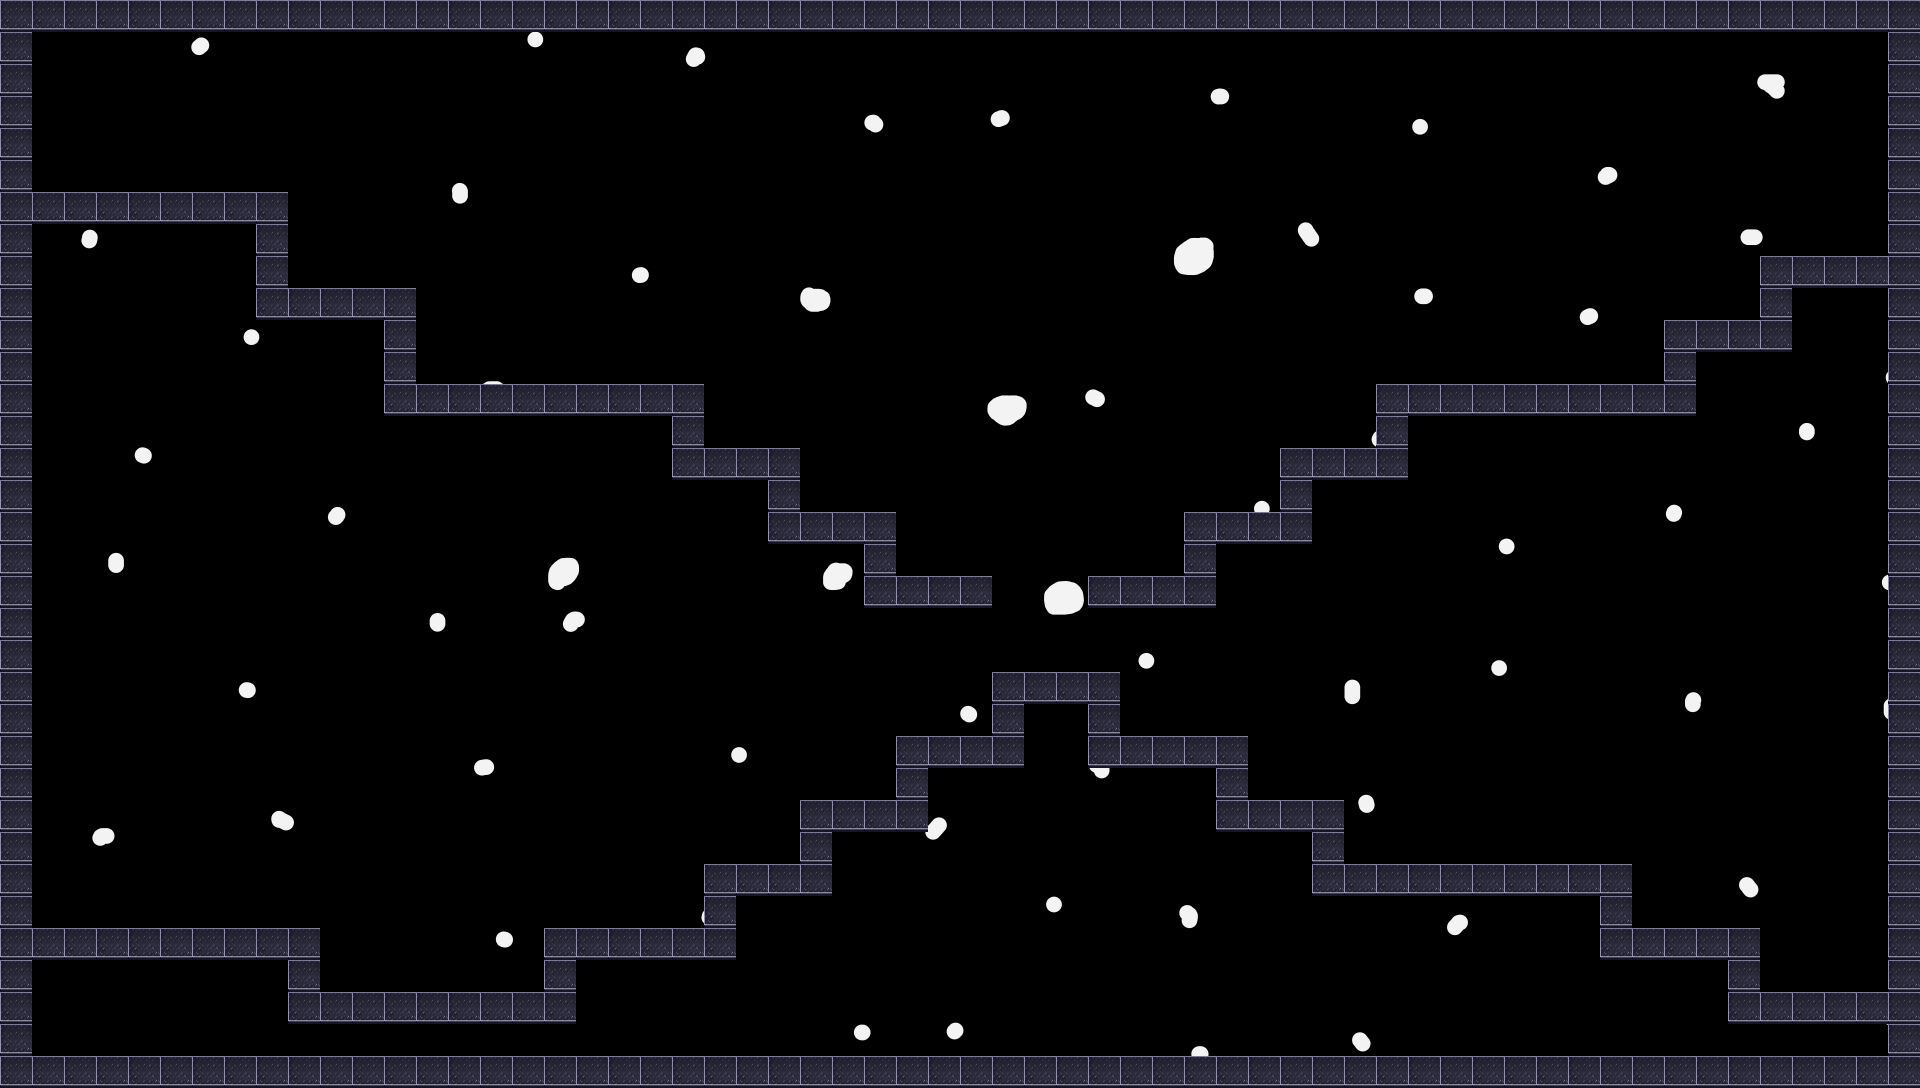

A level layout from a 2D game, rendered from its tile map. Below: a short description, then the map file with tile-grid data replaced by summaries:
An orthogonal 60x34 tile map with 32x32 px tiles, 2 tile layers (Background, Foreground), 1 image layer and 65 objects (4x CoinEntity, 4x Enemy, 4x me.Trigger, 3x Heart, mainPlayer).

<map version="1.9" tiledversion="1.9.2" orientation="orthogonal" renderorder="right-down" width="60" height="34" tilewidth="32" tileheight="32" infinite="0" nextlayerid="9" nextobjectid="99">
 <tileset firstgid="1" source="retrowave.tsx" />
 <imagelayer id="2" name="Parallax">
  <image source="../img/space background.png" width="1920" height="1088" />
  <properties>
   <property name="ratio" type="float" value="0.25" />
  </properties>
 </imagelayer>
 <layer id="4" name="Background" width="60" height="34">
  <data>[2040 cells, 0 non-empty, 0 distinct tile ids]</data>
 </layer>
 <layer id="1" name="Foreground" width="60" height="34">
  <data>[2040 cells, 341 non-empty, 1 distinct tile ids]</data>
 </layer>
 <objectgroup id="6" name="Player">
  <object id="78" name="mainPlayer" x="75.3093" y="868.747" width="59.1716" height="51.1027">
   <properties>
    <property name="frameheight" type="int" value="28" />
    <property name="framewidth" type="int" value="29" />
    <property name="image" value="astronaut_red" />
   </properties>
  </object>
 </objectgroup>
 <objectgroup id="7" name="CoinEntity">
  <object id="80" name="CoinEntity" x="599.785" y="825.713" width="70" height="70">
   <properties>
    <property name="frameheight" type="int" value="70" />
    <property name="framewidth" type="int" value="70" />
    <property name="image" value="coin" />
   </properties>
  </object>
  <object id="82" name="CoinEntity" x="1780.53" y="882.195" width="70" height="70">
   <properties>
    <property name="frameheight" type="int" value="70" />
    <property name="framewidth" type="int" value="70" />
    <property name="image" value="coin" />
   </properties>
  </object>
  <object id="83" name="CoinEntity" x="1777.84" y="155.998" width="70" height="70">
   <properties>
    <property name="frameheight" value="70" />
    <property name="framewidth" value="70" />
    <property name="image" value="coin" />
   </properties>
  </object>
  <object id="84" name="CoinEntity" x="317.375" y="196.342" width="70" height="70">
   <properties>
    <property name="frameheight" type="int" value="70" />
    <property name="framewidth" type="int" value="70" />
    <property name="image" value="coin" />
   </properties>
  </object>
 </objectgroup>
 <objectgroup id="8" name="HealthEntity">
  <object id="96" name="Heart" x="1685.42" y="251.829" width="50" height="50">
   <properties>
    <property name="frameheight" type="int" value="50" />
    <property name="framewidth" type="int" value="50" />
    <property name="image" value="lifeicon" />
   </properties>
  </object>
  <object id="97" name="Heart" x="1664.32" y="844.119" width="50" height="50">
   <properties>
    <property name="frameheight" type="int" value="50" />
    <property name="framewidth" type="int" value="50" />
    <property name="image" value="lifeicon" />
   </properties>
  </object>
  <object id="98" name="Heart" x="811.761" y="720.315" width="50" height="50">
   <properties>
    <property name="frameheight" type="int" value="50" />
    <property name="framewidth" type="int" value="50" />
    <property name="image" value="lifeicon" />
   </properties>
  </object>
 </objectgroup>
 <objectgroup id="5" name="Enemies">
  <object id="74" name="Enemy" x="427.649" y="295.858" width="252.824" height="75.3093">
   <properties>
    <property name="image" value="xeon" />
   </properties>
  </object>
  <object id="75" name="Enemy" x="330.823" y="925.229" width="204.411" height="59.1716">
   <properties>
    <property name="image" value="xeon" />
   </properties>
  </object>
  <object id="76" name="Enemy" x="1358.26" y="798.817" width="258.203" height="56.482">
   <properties>
    <property name="image" value="xeon" />
   </properties>
  </object>
  <object id="77" name="Enemy" x="1385.15" y="325.444" width="260.893" height="48.4131">
   <properties>
    <property name="image" value="xeon" />
   </properties>
  </object>
 </objectgroup>
 <objectgroup id="3" name="collisionLayer">
  <object id="1" x="2.68962" y="2.68962" width="26.8962" height="1083.92" />
  <object id="2" x="34.965" y="927.918" width="282.41" height="32.2754" />
  <object id="5" x="290.479" y="957.504" width="26.8962" height="32.2754" />
  <object id="6" x="293.168" y="992.469" width="252.824" height="26.8962" />
  <object id="7" x="545.992" y="930.608" width="29.5858" height="86.0678" />
  <object id="8" x="548.682" y="930.608" width="182.894" height="26.8962" />
  <object id="10" x="704.68" y="868.747" width="29.5858" height="86.0678" />
  <object id="12" x="707.37" y="860.678" width="123.722" height="29.5858" />
  <object id="14" x="804.196" y="804.196" width="26.8962" height="83.3782" />
  <object id="15" x="801.506" y="798.817" width="123.722" height="32.2754" />
  <object id="17" x="895.643" y="739.645" width="26.8962" height="86.0678" />
  <object id="20" x="898.332" y="736.955" width="121.033" height="26.8962" />
  <object id="24" x="995.159" y="675.094" width="24.2066" height="86.0678" />
  <object id="26" x="995.159" y="675.094" width="118.343" height="21.5169" />
  <object id="27" x="1094.67" y="677.784" width="21.5169" height="86.0678" />
  <object id="28" x="1091.98" y="736.955" width="153.308" height="26.8962" />
  <object id="29" x="1218.4" y="745.024" width="26.8962" height="77.9989" />
  <object id="30" x="1218.4" y="801.506" width="118.343" height="26.8962" />
  <object id="33" x="1315.22" y="804.196" width="29.5858" height="88.7574" />
  <object id="34" x="1317.91" y="866.057" width="311.996" height="29.5858" />
  <object id="35" x="1605.7" y="866.057" width="26.8962" height="88.7574" />
  <object id="36" x="1600.32" y="925.229" width="158.687" height="34.965" />
  <object id="38" x="1732.11" y="927.918" width="29.5858" height="91.447" />
  <object id="39" x="1726.73" y="992.469" width="190.963" height="29.5858" />
  <object id="42" x="1888.11" y="0" width="32.2754" height="1086.61" />
  <object id="43" x="2.68962" y="1054.33" width="1920.39" height="32.2754" />
  <object id="44" x="0" y="-2.68962" width="1915.01" height="32.2754" />
  <object id="46" x="2.68962" y="190.963" width="279.72" height="32.2754" />
  <object id="48" x="255.514" y="196.342" width="29.5858" height="121.033" />
  <object id="49" x="258.203" y="287.789" width="150.619" height="32.2754" />
  <object id="50" x="387.305" y="293.168" width="26.8962" height="118.343" />
  <object id="52" x="381.926" y="381.926" width="320.065" height="29.5858" />
  <object id="53" x="675.094" y="384.615" width="24.2066" height="88.7574" />
  <object id="54" x="675.094" y="443.787" width="123.722" height="32.2754" />
  <object id="55" x="769.231" y="443.787" width="32.2754" height="96.8263" />
  <object id="56" x="766.541" y="508.338" width="126.412" height="29.5858" />
  <object id="58" x="860.678" y="511.027" width="32.2754" height="91.447" />
  <object id="60" x="866.057" y="575.578" width="123.722" height="26.8962" />
  <object id="61" x="1091.98" y="578.268" width="121.033" height="24.2066" />
  <object id="62" x="1186.12" y="516.407" width="29.5858" height="86.0678" />
  <object id="63" x="1186.12" y="513.717" width="126.412" height="26.8962" />
  <object id="65" x="1280.26" y="449.166" width="32.2754" height="91.447" />
  <object id="66" x="1280.26" y="449.166" width="126.412" height="26.8962" />
  <object id="67" x="1379.77" y="387.305" width="26.8962" height="88.7574" />
  <object id="68" x="1377.08" y="384.615" width="314.685" height="26.8962" />
  <object id="70" x="1667.56" y="325.444" width="24.2066" height="86.0678" />
  <object id="71" x="1662.18" y="317.375" width="126.412" height="34.965" />
  <object id="72" x="1764.39" y="260.893" width="26.8962" height="94.1366" />
  <object id="73" x="1761.7" y="255.514" width="158.687" height="26.8962" />
  </objectgroup>
</map>
<!-- 4 of 65 objects omitted -->
